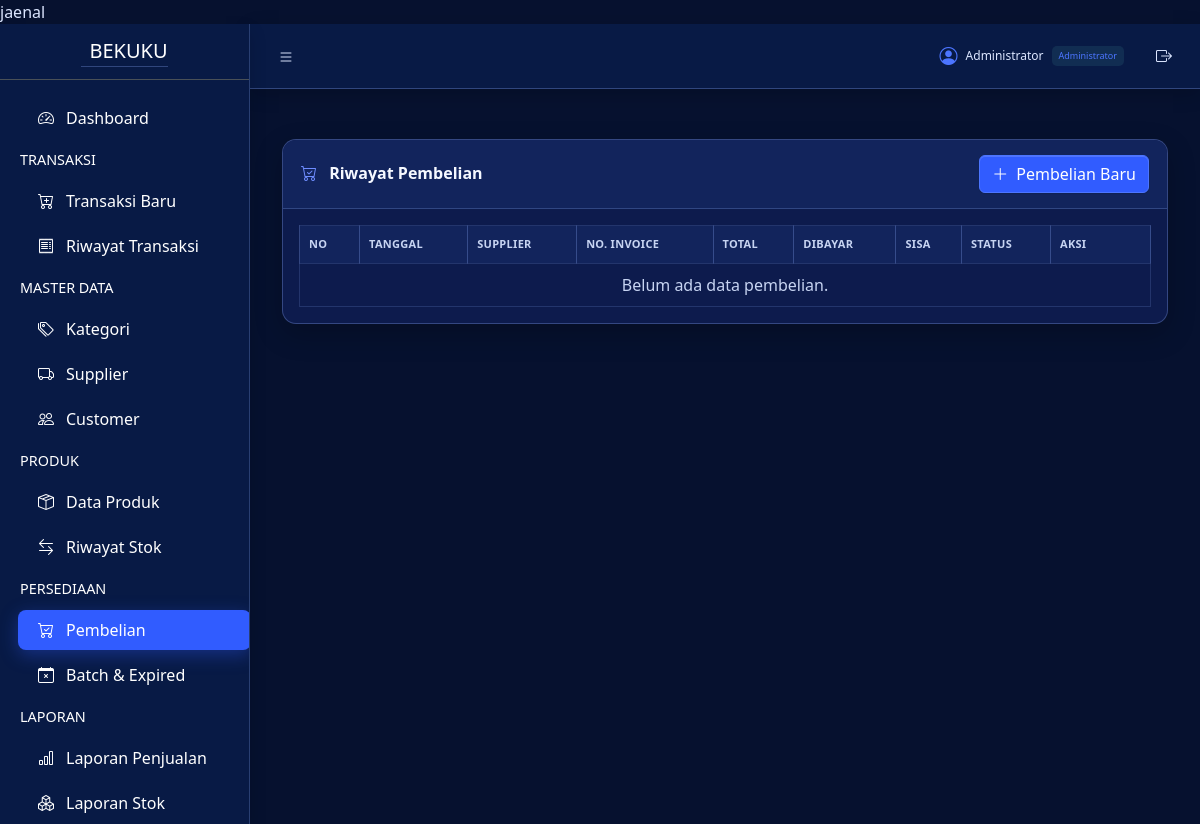
Before: /purchases/index.php (signed in) with the older database file.
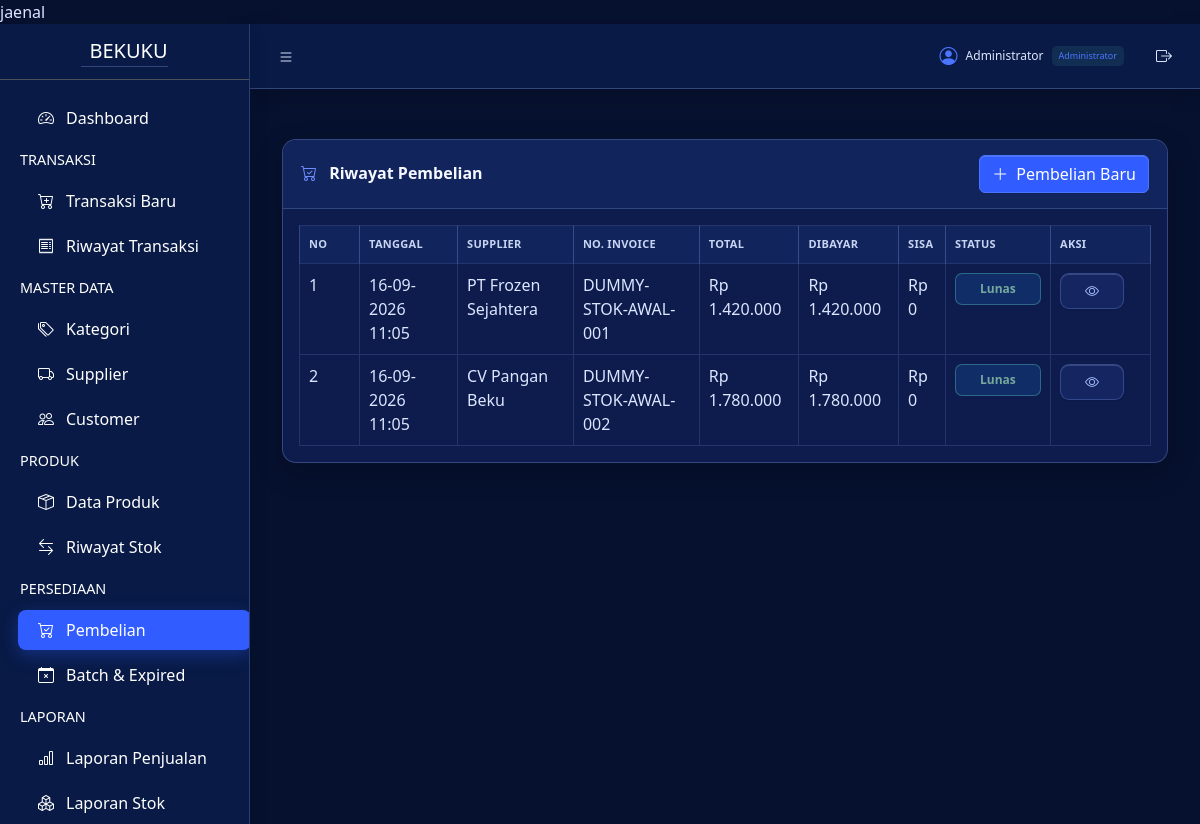
After: the same page with the newer database file.
### tables this page shows
CREATE TABLE IF NOT EXISTS `purchases` (
  `purchase_id` INT UNSIGNED NOT NULL AUTO_INCREMENT,
  `purchase_date` DATETIME NOT NULL DEFAULT CURRENT_TIMESTAMP,
  `supplier_id` INT UNSIGNED NOT NULL,
  `invoice_number` VARCHAR(100) DEFAULT NULL,
  `total_amount` DECIMAL(12,2) NOT NULL DEFAULT 0.00,
  `payment_amount` DECIMAL(12,2) NOT NULL DEFAULT 0.00,
  `remaining_amount` DECIMAL(12,2) NOT NULL DEFAULT 0.00,
  `status` ENUM('lunas','hutang') NOT NULL DEFAULT 'lunas',
  `note` VARCHAR(255) DEFAULT NULL,
  `created_at` TIMESTAMP NOT NULL DEFAULT CURRENT_TIMESTAMP,
  PRIMARY KEY (`purchase_id`),
  KEY `idx_purchases_date` (`purchase_date`),
  KEY `idx_purchases_supplier` (`supplier_id`),
  KEY `idx_purchases_status` (`status`),
  CONSTRAINT `fk_purchases_supplier`
    FOREIGN KEY (`supplier_id`) REFERENCES `suppliers` (`supplier_id`)
    ON DELETE RESTRICT ON UPDATE CASCADE
);

CREATE TABLE IF NOT EXISTS `suppliers` (
  `supplier_id` INT UNSIGNED NOT NULL AUTO_INCREMENT,
  `supplier_name` VARCHAR(100) NOT NULL,
  `phone` VARCHAR(20) DEFAULT NULL,
  `address` TEXT DEFAULT NULL,
  PRIMARY KEY (`supplier_id`),
  KEY `idx_suppliers_name` (`supplier_name`)
);

### config/app.php (called while the page is built, shortened)
<?php
function bekuku_base_path(): string
{
    $requestPath = parse_url($_SERVER['REQUEST_URI'] ?? '/', PHP_URL_PATH) ?: '/';
    $segments = array_values(array_filter(explode('/', $requestPath), 'strlen'));
    if ($segments !== []) {
        $candidate = '/' . $segments[0];
        $documentRoot = (string) ($_SERVER['DOCUMENT_ROOT'] ?? '');
        $projectName = basename(dirname(__DIR__));
    }
    return '';
}
function bekuku_url(string $path = ''): string
{
    $base = bekuku_base_path();
    if ($path === '') {
        return $base === '' ? '/' : $base;
    }
    $normalized = '/' . ltrim($path, '/');
    return $base === '' ? $normalized : $base . $normalized;
}

### purchases/index.php (the view, shortened to what the changed rows need)
<?php
require_once __DIR__ . "/../config/app.php";
require_once __DIR__ . "/../config/database.php";
$stmt = $conn->query("
    SELECT
        p.purchase_id,
        p.purchase_date,
        p.invoice_number,
        p.total_amount,
        p.payment_amount,
        p.remaining_amount,
        p.status,
        s.supplier_name
    FROM purchases p
    INNER JOIN suppliers s
        ON p.supplier_id = s.supplier_id
    ORDER BY p.purchase_id DESC
");
$purchases = $stmt->fetchAll(PDO::FETCH_ASSOC);
$per_page = 10;
$current_page = max(1, (int) ($_GET['page'] ?? 1));
$total_pages = max(1, (int) ceil(count($purchases) / $per_page));
$current_page = min($current_page, $total_pages);
$page_offset = ($current_page - 1) * $per_page;
$display_purchases = array_slice($purchases, $page_offset, $per_page);
?>
<!DOCTYPE html>
<html lang="id">
<head>
    <link
        rel="stylesheet"
        href="https://cdn.jsdelivr.net/npm/bootstrap-icons@1.13.1/font/bootstrap-icons.min.css"
    >
    <link rel="stylesheet" href="<?= bekuku_url('assets/css/purchases.css') ?>?v=202610240021">
</head>
<body class="layout-fixed sidebar-expand-lg bg-body-tertiary">
<div class="app-wrapper">
    <?php require_once __DIR__ . "/../includes/header.php"; ?>
    <main class="app-main">
        <div class="app-content">
            <div class="container-fluid">
                <div class="card">
                    <div class="card-body">
                        <div class="table-responsive">
                            <table class="table table-bordered table-striped">
                                <thead>
                                    <tr>
                                        <th width="60">
                                            No
                                        </th>
                                        <th>
                                            Tanggal
                                        </th>
                                        <th>
                                            Supplier
                                        </th>
                                        <th>
                                            No. Invoice
                                        </th>
                                        <th>
                                            Total
                                        </th>
                                        <th>
                                            Dibayar
                                        </th>
                                        <th>
                                            Sisa
                                        </th>
                                        <th>
                                            Status
                                        </th>
                                        <th width="100">
                                            Aksi
                                        </th>
                                    </tr>
                                </thead>
                                <tbody>
                                <?php if (count($purchases) > 0): ?>
                                    <?php foreach ($display_purchases as $index => $purchase): ?>
                                        <tr>
                                            <td>
                                                <?= $page_offset + $index + 1; ?>
                                            </td>
                                            <td>
                                                <?= date(
                                                    'd-m-Y H:i',
                                                    strtotime($purchase['purchase_date'])
                                                ); ?>
                                            </td>
                                            <td>
                                                <?= htmlspecialchars(
                                                    $purchase['supplier_name']
                                                ); ?>
                                            </td>
                                            <td>
                                                <?= htmlspecialchars(
                                                    $purchase['invoice_number'] ?? '-'
                                                ); ?>
                                            </td>
                                            <td>
                                                Rp
                                                <?= number_format(
                                                    $purchase['total_amount'],
                                                    0,
                                                    ',',
                                                    '.'
                                                ); ?>
                                            </td>
                                            <td>
                                                Rp
                                                <?= number_format(
                                                    $purchase['payment_amount'],
                                                    0,
                                                    ',',
                                                    '.'
                                                ); ?>
                                            </td>
                                            <td>
                                                Rp
                                                <?= number_format(
                                                    $purchase['remaining_amount'],
                                                    0,
                                                    ',',
                                                    '.'
                                                ); ?>
                                            </td>
                                            <td>
                                                <?php if ($purchase['status'] === 'lunas'): ?>
                                                    <span class="badge text-bg-success">
                                                        Lunas
                                                    </span>
                                                <?php else: ?>
                                                    <span class="badge text-bg-warning">
                                                        Hutang
                                                    </span>
                                                <?php endif; ?>
                                            </td>
                                            <td>
                                                <a
                                                    href="detail.php?id=<?= $purchase['purchase_id']; ?>"
                                                    class="btn btn-sm purchase-detail-trigger"
                                                    title="Lihat detail pembelian"
                                                    aria-label="Lihat detail pembelian #<?= (int) $purchase['purchase_id']; ?>"
                                                    data-modal-title="Detail Pembelian #<?= (int) $purchase['purchase_id']; ?>"
                                                >
                                                    <i class="bi bi-eye"></i>
                                                </a>
                                            </td>
                                        </tr>
                                    <?php endforeach; ?>
                                <?php else: ?>
                                    <tr>
                                        <td
                                            colspan="9"
                                            class="text-center text-muted"
                                        >
                                            Belum ada data pembelian.
                                        </td>
                                    </tr>
                                <?php endif; ?>
                                </tbody>
                            </table>
                        </div>
                    </div>
                </div>
            </div>
        </div>
    </main>
</div>
</body>
</html>

Changed rows visible on the page:
added purchases: index "1", purchase_date "16-09-2026 11:05", supplier.supplier_name "PT Frozen Sejahtera", invoice_number "DUMMY-STOK-AWAL-001", total_amount "1.420.000", payment_amount "1.420.000", remaining_amount "0", status "Lunas"
added purchases: index "2", purchase_date "16-09-2026 11:05", supplier.supplier_name "CV Pangan Beku", invoice_number "DUMMY-STOK-AWAL-002", total_amount "1.780.000", payment_amount "1.780.000", remaining_amount "0", status "Lunas"
Other visible differences:
text no longer shown: "Belum ada data pembelian."
